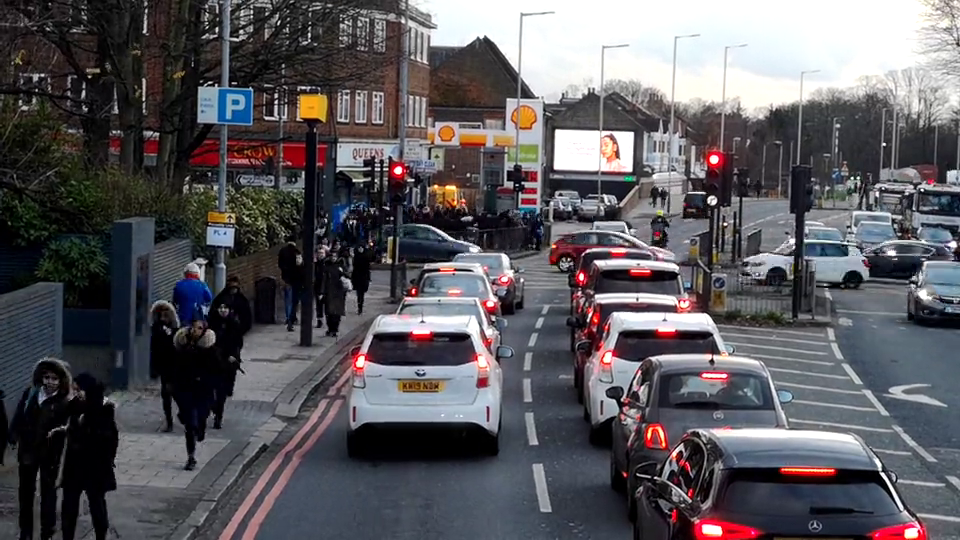
#> input picture frame 39 of CarDashcamWithPedestrian.mp4, 960 x 540 px
$ python carAndPadestrianTrackerInVideo.py
#> lines starting #> are read from the running program, lines starting #| are printed output that depends on the picture; after the words box and inside, x2 and y2 are one past the last pixel; in counts of white or black regions, pixels touching at a corner belong together
import cv2
from cv2 import VideoCapture
from cv2 import COLOR_BGR2GRAY

video=cv2.VideoCapture('CarDashcamWithPedestrian.mp4')

car_classifierFile='car_detector.xml'
pedestrian_classifierFile='Fullbody_detector.xml'

while True:
    succesfully_read,frame=video.read()
#> frame is the input picture: shape (540, 960, 3); mean B, G, R 93.5, 89, 91.2

    if succesfully_read:
        grayscalled_vdo=cv2.cvtColor(frame,COLOR_BGR2GRAY)
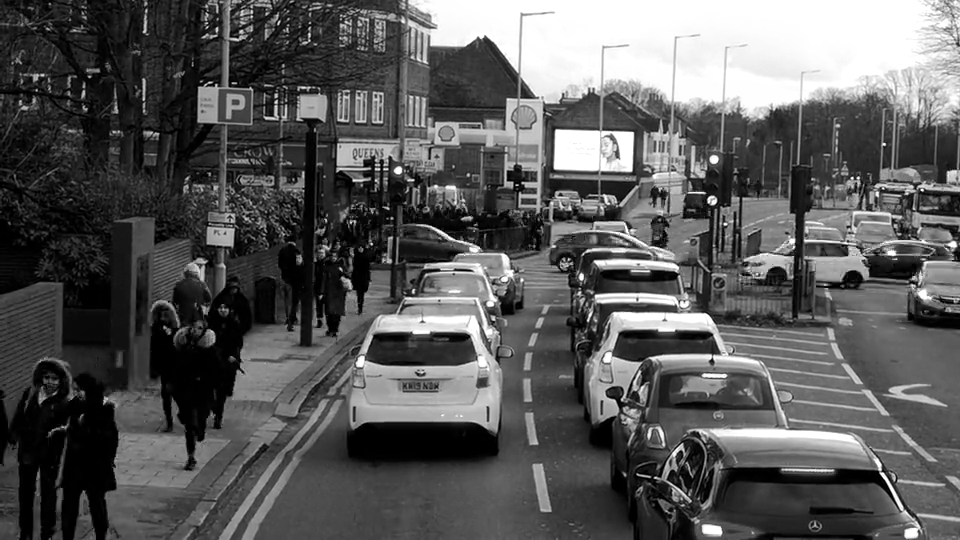
#> grayscalled_vdo: shape (540, 960); min 0, max 255, mean 90.2
    else:break

    car_detector=cv2.CascadeClassifier(car_classifierFile)
    pedestrian_detector=cv2.CascadeClassifier(pedestrian_classifierFile)
    car_coordinates=car_detector.detectMultiScale(frame)
#> car_coordinates = [[299, 79, 22, 22], [637, 246, 50, 50], [621, 280, 47, 47], [280, 314, 49, 49], [639, 278, 49, 49], [392, 350, 59, 59]]
    pedestrian_coordinates=pedestrian_detector.detectMultiScale(frame)
#> pedestrian_coordinates = [[342, 250, 34, 68], [166, 376, 50, 101], [130, 279, 118, 236]]

    for (x,y,w,h) in pedestrian_coordinates:
        cv2.rectangle(frame,(x,y),(x+w,y+h),(0,255,0),2)
#> this loop made 3 passes
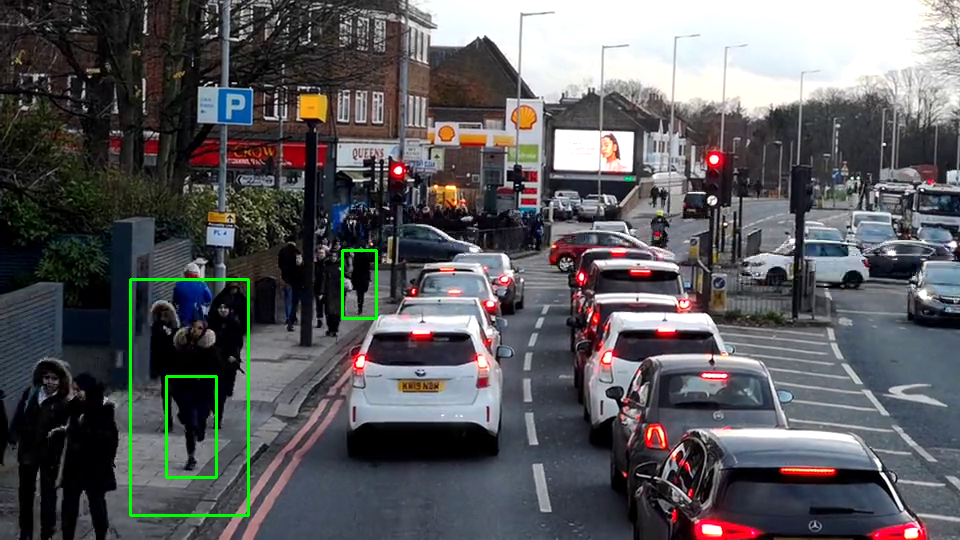
#> frame: shape (540, 960, 3); 0.7% of pixels changed, all inside (x1, y1, x2, y2) = (129, 249, 378, 517)
    for (x,y,w,h) in car_coordinates:
        cv2.rectangle(frame,(x,y),(x+w,y+h),(0,0,255),2)
#> this loop made 6 passes
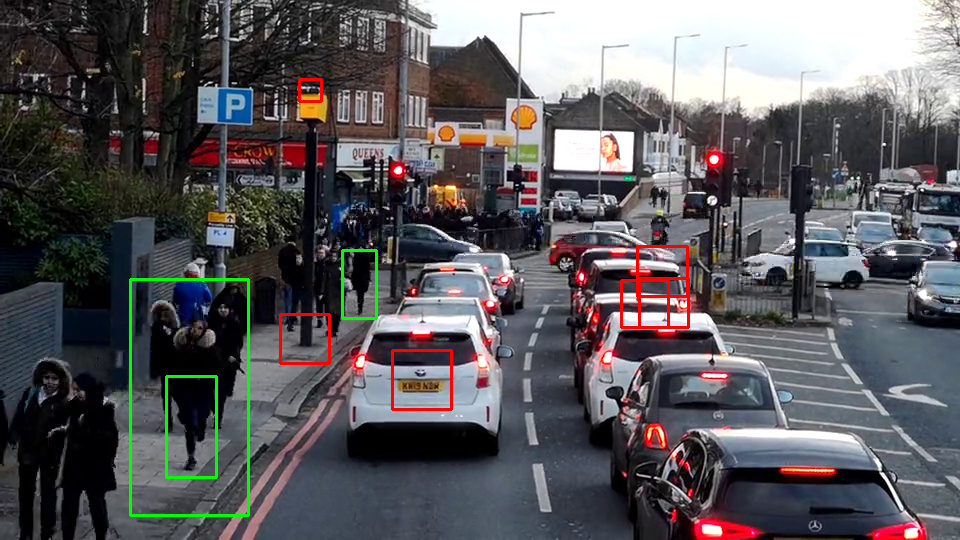
#> frame: shape (540, 960, 3); 0.59% of pixels changed, all inside (x1, y1, x2, y2) = (279, 78, 690, 411)


    cv2.imshow("Gaurav Bora's Car Detector Code!!!",frame)

    key=cv2.waitKey(1)
#> (key Esc is pressed here)

    if key==81 or key==113:
        break

video.release()

$ run again, starting later in the video
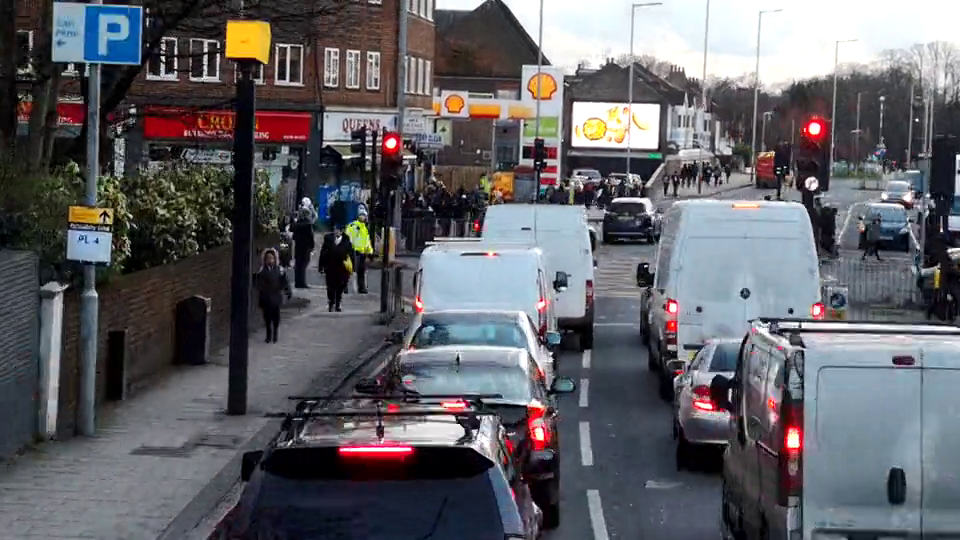
#> input picture frame 176 of CarDashcamWithPedestrian.mp4, 960 x 540 px
#> frame is the input picture: shape (540, 960, 3); mean B, G, R 101.7, 96.5, 96.8
#> car_coordinates = [[906, 316, 27, 27], [98, 8, 31, 31], [576, 166, 106, 106]]
#> pedestrian_coordinates = [[311, 234, 44, 89], [249, 268, 41, 83]]
#> the loop `for (x,y,w,h) in pedestrian_coordinates:` made 2 passes
#> after the loop `for (x,y,w,h) in pedestrian_coordinates:`:
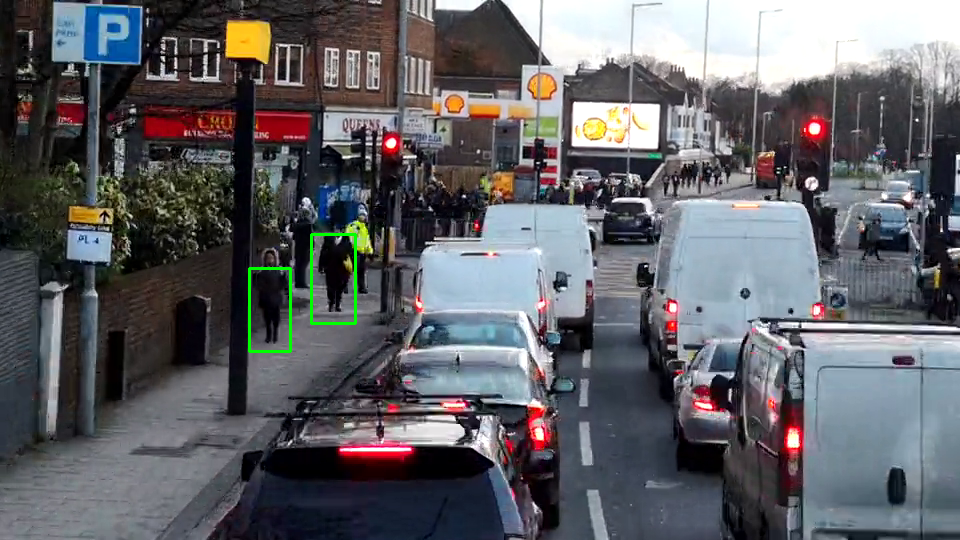
#> frame: shape (540, 960, 3); 0.3% of pixels changed, all inside (x1, y1, x2, y2) = (248, 233, 357, 353)
#> the loop `for (x,y,w,h) in car_coordinates:` made 3 passes
#> after the loop `for (x,y,w,h) in car_coordinates:`:
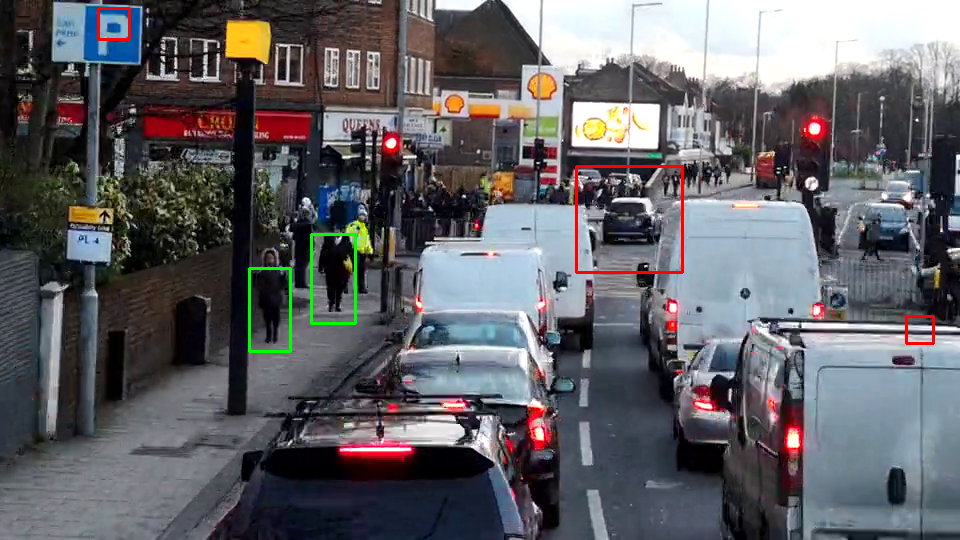
#> frame: shape (540, 960, 3); 0.38% of pixels changed, all inside (x1, y1, x2, y2) = (97, 7, 935, 345)

$ run again, starting later in the video
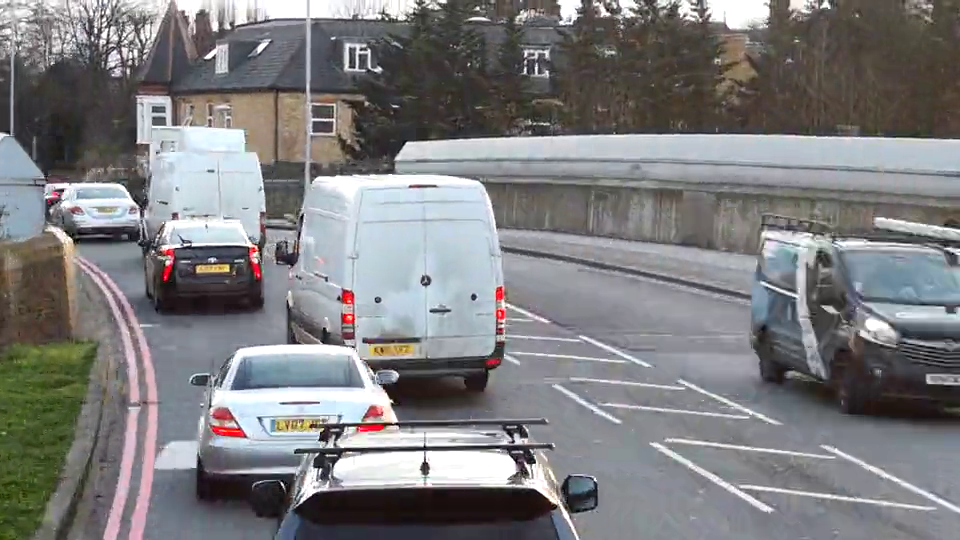
#> input picture frame 314 of CarDashcamWithPedestrian.mp4, 960 x 540 px
#> frame is the input picture: shape (540, 960, 3); mean B, G, R 126.8, 125.3, 125.6
#> car_coordinates = [[300, 82, 46, 46], [219, 353, 45, 45], [237, 55, 55, 55], [313, 342, 63, 63], [436, 414, 55, 55], [858, 202, 57, 57], [350, 275, 176, 176]]
#> pedestrian_coordinates = [[273, 274, 39, 77]]
#> the loop `for (x,y,w,h) in pedestrian_coordinates:` made 1 pass
#> after the loop `for (x,y,w,h) in pedestrian_coordinates:`:
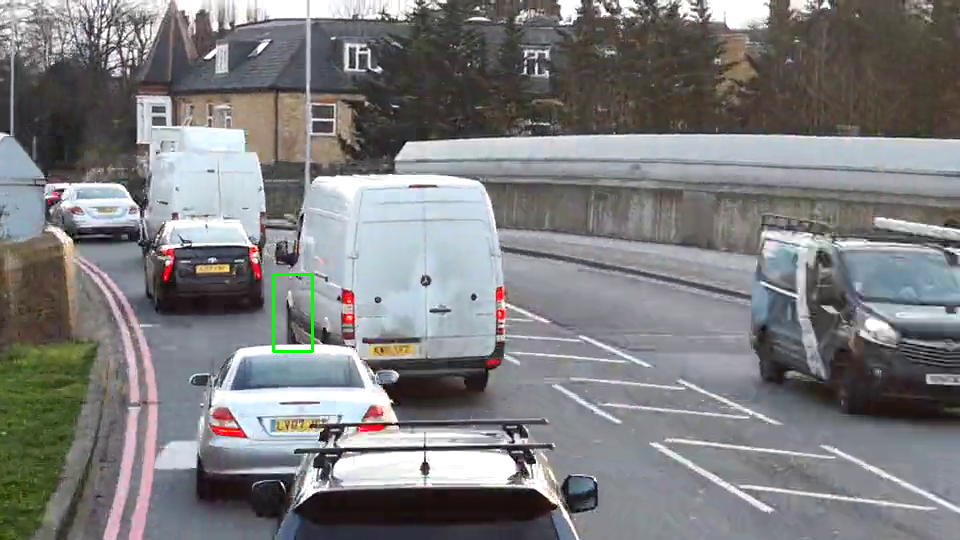
#> frame: shape (540, 960, 3); 0.13% of pixels changed, all inside (x1, y1, x2, y2) = (272, 273, 314, 353)
#> the loop `for (x,y,w,h) in car_coordinates:` made 7 passes
#> after the loop `for (x,y,w,h) in car_coordinates:`:
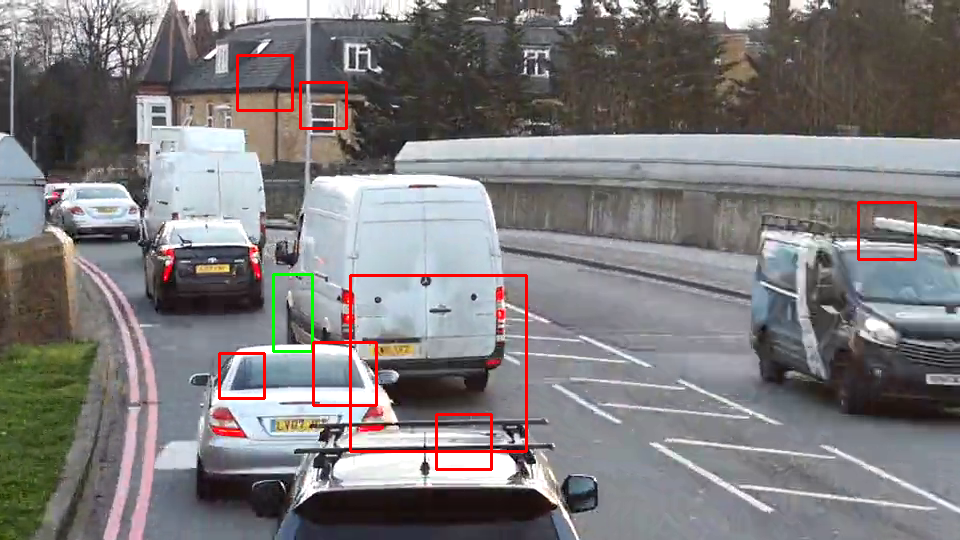
#> frame: shape (540, 960, 3); 1.14% of pixels changed, all inside (x1, y1, x2, y2) = (218, 54, 917, 471)
